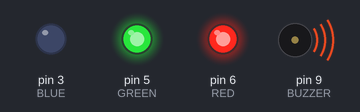
A sketch run on a simulated Arduino Uno, built with avr-gcc and run on an emulated ATmega328P. Shown: output pins drawn as LEDs (lit = HIGH), buzzer (waves = sounding).

Above: at 0.7 s.
At 22.7 s:
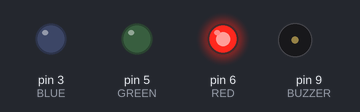
At 24.2 s:
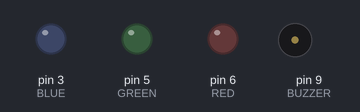
Timing chart, 0 to 28.8 s (numbered marks = the images above):
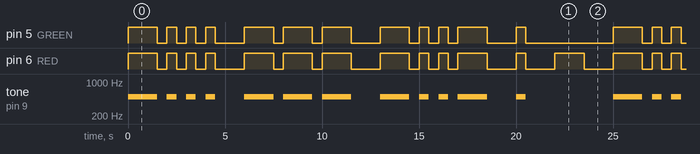

Measured:
- by itself, pin 5 (GREEN), pin 6 (RED): moves between LOW and HIGH, repeating every 25.0 s
- by itself, tone on pin 9 (BUZZER): plays 500 Hz for 1.5 s, 500 Hz for 0.50 s, 500 Hz for 0.50 s, 500 Hz for 0.50 s, 500 Hz for 1.5 s, 500 Hz for 1.5 s … (64 notes in this stretch)

The sketch:

morse-code-transmitter.ino
```cpp
// Define the output pin for each LED and for buzzer
#define BLUE 3
#define GREEN 5
#define RED 6
#define BUZZER 9

//Define morse code terminology
#define DOT 1
#define DASH 2
#define SPACE_CHARS 3
#define SPACE_WORDS 4
#define MARK_NEXT 5
#define END 6

//Define the message to be transmitted in Morse
String message = "BOXE";
int message_length, position;

#define time_unit 500
/*
Short (dot): 1 unit
Long (dash): 3 units
Space between parts of the same letter: 1 unit
Space between letters within a word: 3 units
Space between words: 7 units
*/

void setRed(){
  digitalWrite(RED    , HIGH);
  digitalWrite(GREEN  , LOW);
  digitalWrite(BLUE   , LOW);
}

void setYellow(){
  digitalWrite(RED    , HIGH);
  digitalWrite(GREEN  , HIGH);
  digitalWrite(BLUE   , LOW);
}

void setNothing(){
  digitalWrite(RED    , LOW);
  digitalWrite(GREEN  , LOW);
  digitalWrite(BLUE   , LOW);
}


// Function to convert a character to Morse code
int* charToMorse(char c) {
  switch(c) {
    case 'A':
    case 'a':
      return new int[4]{DOT, DASH, SPACE_CHARS, MARK_NEXT};
    case 'B':
    case 'b':
      return new int[6]{DASH, DOT, DOT, DOT, SPACE_CHARS, MARK_NEXT};
    case 'C':
    case 'c':
      return new int[6]{DASH, DOT, DASH, DOT, SPACE_CHARS, MARK_NEXT};
    case 'D':
    case 'd':
      return new int[5]{DASH, DOT, DOT, SPACE_CHARS, MARK_NEXT};
    case 'E':
    case 'e':
      return new int[3]{DOT, SPACE_CHARS, MARK_NEXT};
    case 'F':
    case 'f':
      return new int[6]{DOT, DOT, DASH, DOT, SPACE_CHARS, MARK_NEXT};
    case 'G':
    case 'g':
      return new int[5]{DASH, DASH, DOT, SPACE_CHARS, MARK_NEXT};
    case 'H':
    case 'h':
      return new int[6]{DOT, DOT, DOT, DOT, SPACE_CHARS, MARK_NEXT};
    case 'I':
    case 'i':
      return new int[4]{DOT, DOT, SPACE_CHARS, MARK_NEXT};
    case 'J':
    case 'j':
      return new int[6]{DOT, DASH, DASH, DASH, SPACE_CHARS, MARK_NEXT};
    case 'K':
    case 'k':
      return new int[5]{DASH, DOT, DASH, SPACE_CHARS, MARK_NEXT};
    case 'L':
    case 'l':
      return new int[6]{DOT, DASH, DOT, DOT, SPACE_CHARS, MARK_NEXT};
    case 'M':
    case 'm':
      return new int[4]{DASH, DASH, SPACE_CHARS, MARK_NEXT};
    case 'N':
    case 'n':
      return new int[4]{DASH, DOT, SPACE_CHARS, MARK_NEXT};
    case 'O':
    case 'o':
      return new int[5]{DASH, DASH, DASH, SPACE_CHARS, MARK_NEXT};
    case 'P':
    case 'p':
      return new int[6]{DOT, DASH, DASH, DOT, SPACE_CHARS, MARK_NEXT};
    case 'Q':
    case 'q':
      return new int[6]{DASH, DASH, DOT, DASH, SPACE_CHARS, MARK_NEXT};
    case 'R':
    case 'r':
      return new int[5]{DOT, DASH, DOT, SPACE_CHARS, MARK_NEXT};
    case 'S':
    case 's':
      return new int[5]{DOT, DOT, DOT, SPACE_CHARS, MARK_NEXT};
    case 'T':
    case 't':
      return new int[3]{DASH, SPACE_CHARS, MARK_NEXT};
    case 'U':
    case 'u':
      return new int[5]{DOT, DOT, DASH, SPACE_CHARS, MARK_NEXT};
    case 'V':
    case 'v':
      return new int[6]{DOT, DOT, DOT, DASH, SPACE_CHARS, MARK_NEXT};
    case 'W':
    case 'w':
      return new int[5]{DOT, DASH, DASH, SPACE_CHARS, MARK_NEXT};
    case 'X':
    case 'x':
      return new int[6]{DASH, DOT, DOT, DASH, SPACE_CHARS, MARK_NEXT};
    case 'Y':
    case 'y':
      return new int[6]{DASH, DOT, DASH, DASH, SPACE_CHARS, MARK_NEXT};
    case 'Z':
    case 'z':
      return new int[6]{DASH, DASH, DOT, DOT, SPACE_CHARS, MARK_NEXT};
    case ' ':
      return new int[2]{SPACE_WORDS, MARK_NEXT};
    default:
      return new int[2]{END, MARK_NEXT}; // End of string
  }
}

void transmitDot(){
  setYellow();
  tone(BUZZER, 500);
  delay(time_unit);
  setNothing();
  noTone(BUZZER);
  delay(time_unit);
}

void transmitDash(){
  setYellow();
  tone(BUZZER, 500);
  delay(3*time_unit);
  setNothing();
  noTone(BUZZER);
  delay(time_unit);
}

void transmitSpaceBetweenChars(){
  setNothing();
  delay(2*time_unit);//one was already done at the end of character
}

void transmitSpaceBetweenWords(){
  setNothing();
  delay(6*time_unit);//one was already done at the end of character
}

void transmitEnd(){
  setRed();
  delay(3*time_unit);
  setNothing();
  delay(3*time_unit);
}

void setup() {
  //set all pins to output
  pinMode(RED   , OUTPUT);
  pinMode(GREEN , OUTPUT);
  pinMode(BLUE  , OUTPUT);
  pinMode(BUZZER, OUTPUT);

  //initialize variables
  message_length = message.length();
  position = 0;
}

void loop(){

  int* morse = charToMorse(message[position]);

  for (int i = 0; morse[i] != MARK_NEXT; i++){
    int symbol = morse[i];
    if(symbol == DOT){
      transmitDot();
    }else if(symbol == DASH){
      transmitDash();
    }else if(symbol == SPACE_CHARS){
      transmitSpaceBetweenChars();
    }else if(symbol == SPACE_WORDS){
      transmitSpaceBetweenWords();
    }
  }

  position = (position + 1)%message_length;//move to next character

  if(position == 0){
    transmitEnd();
  }

  delete[] morse; // Deallocate memory
}
```
